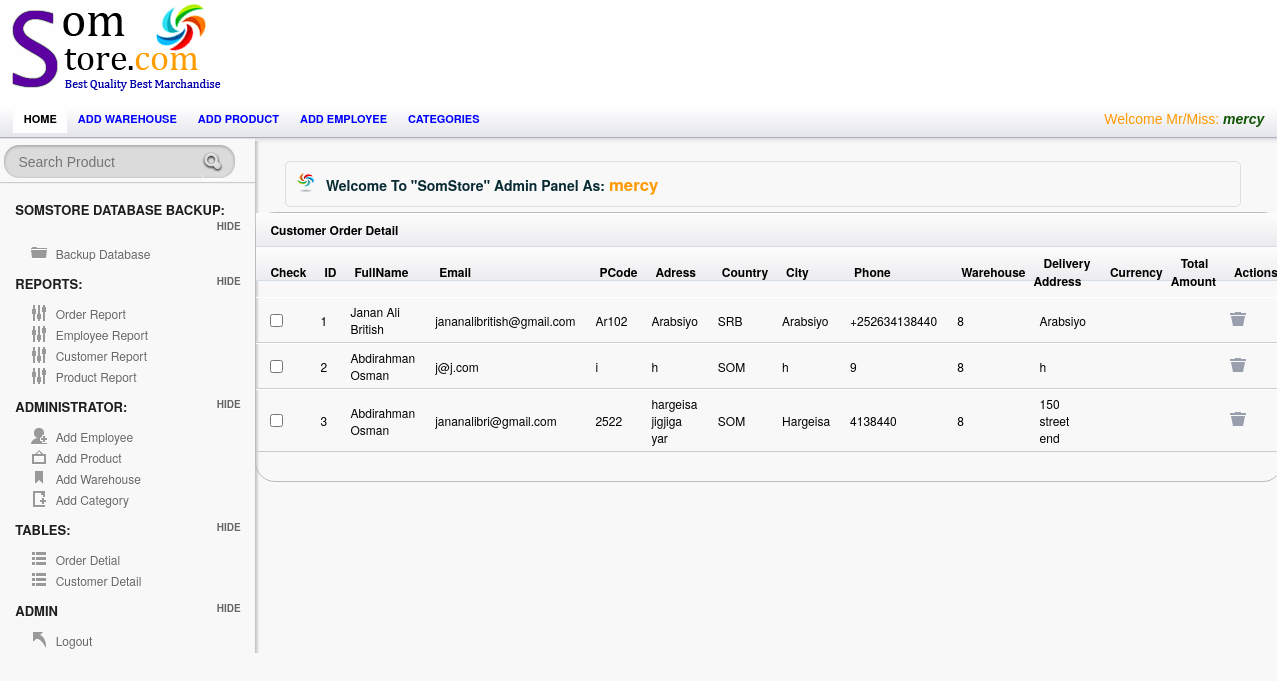
/Admin/order.php (signed in), run on the app's committed database.
### tables this page shows
CREATE TABLE `employee` (
  `Employee_ID` int(95) NOT NULL,
  `Employee_Name` varchar(25) NOT NULL,
  `Username` varchar(25) NOT NULL,
  `Password` varchar(25) NOT NULL,
  `Picture` varchar(255) NOT NULL
);

CREATE TABLE `payment` (
  `order_ID` int(255) NOT NULL,
  `Full_Name` varchar(25) NOT NULL,
  `Email` varchar(55) NOT NULL,
  `Postal_Code` varchar(55) NOT NULL,
  `Address` varchar(55) NOT NULL,
  `Country` varchar(55) NOT NULL,
  `City` varchar(55) NOT NULL,
  `Phone` varchar(55) NOT NULL,
  `Warehouse_ID` int(255) NOT NULL,
  `Dilivery_Address` varchar(75) NOT NULL,
  `Total_Amount` varchar(55) NOT NULL
);

### session.php (called while the page is built, shortened)
<?php
include('config.php');
$check=$_SESSION['login_username'];
$session=mysqli_query($mysqli, "select Username from employee where Username='$check' ");
$row=mysqli_fetch_array($session);
$login_session=$row['Username'];
?>

### Admin/order.php (the view, shortened to what this page needs)
<?php
 include("../config.php");
include("../session.php");
 ?>
<!doctype html>
<html lang="en">
<head>
	<link rel="stylesheet" href="css/layout.css" type="text/css" media="screen" />
</head>
<body>
<div id="container">
	   <div id="header">
		<div id="logo-banner">
				<div id="logo">
					<a href="index.php"><img src="images/logo.png" alt="" /></a>
				</div>
				<div id="banner">
				</div>
		</div>
		</div>
<div id="content-wrap">
	<section id="secondary_bar">
             <nav>
                <ul>
                    <li class="selected"><a href="index.php">Home</a></li>
                    <li><a href="add_warehouse.php">Add warehouse</a></li>
                    <li><a href="add_product.php">Add product</a></li>
                    <li><a href="Employee.php">Add employee</a></li>
                    <li><a href="add_category.php">Categories</a></li>
                    <li class="logout"> <span class="check"> <?php echo "Welcome Mr/Miss:   ". "<font color='##fa5400'><i><b>".$login_session."</b></i></font>" ;?> </span></li>
                </ul>
            </nav>
	</section>
<aside id="sidebar" class="column">
				<div id="search">
					<form action="searchprod.php" method="post" accept-charset="utf-8">
						<input type="text"  title="Search..." class="blink field"  placeholder="Search Product"   name='search' size=60 maxlength=100 />
						<input class="search-button" type="submit" value="Submit" />
						<div class="cl">&nbsp;</div>
					</form>
				</div>
		<hr/>
		<h3> SomStore Database Backup:</h3>
		<ul class="toggle">
		    <li class="icn_folder"><a href="Backup.php">Backup Database</a></li>
		</ul>
		<h3>Reports:</h3>
		<ul class="toggle">
		    <li class="icn_settings"><a href="OrderReports.php">Order Report</a></li>
			<li class="icn_settings"><a href="EmployeeReport.php">Employee Report</a></li>
			<li class="icn_settings"><a href="CustomerReport.php">Customer Report</a></li>
			<li class="icn_settings"><a href="ProductReport.php"> Product Report</a></li>
		</ul>
		<h3>Administrator:</h3>
		<ul class="toggle">
		    <li class="icn_add_user"><a href="Employee.php">Add Employee</a></li>
			<li class="icn_photo"><a href="add_product.php">Add Product</a></li>
			<li class="icn_tags"><a href="add_warehouse.php">Add Warehouse</a></li>
			<li class="icn_new_article"><a href="add_category.php">Add Category</a></li>
		</ul>
        <h3>Tables:</h3>
		<ul class="toggle">
		    <li class="icn_categories"><a href="order.php">Order Detial</a></li>
     		<li class="icn_categories"><a href="customerTable.php">Customer Detail</a></li>
		</ul>
		<h3>Admin</h3>
		<ul class="toggle">
			<li class="icn_jump_back"><a href="../logout.php">Logout</a></li>
		</ul>
	</aside>
	<section id="main" class="column">
		<h4 class="alert_info">Welcome To <strong>"SomStore"</strong> Admin Panel As: <?php echo "  ". "<font color='#f90'><big><b>".$login_session."</b></big></font>" ;?>  </h4>
		<?php
$result = mysqli_query($mysqli,"SELECT * FROM payment");
?>
      			<div id="tab2" class="tab_content">
  <table class="tablesorter" cellspacing="0">
      <thead>
			<thead><th colspan="15"> Customer Order Detail </th></thead>
		<thead>
   		    <th>Check</th>
			<th> ID</th>
    	      <th> FullName</th>
              <th> Email</th>
    		<th>PCode</th>
		    <th>Adress</th>
             <th>Country</th>
             <th>City</th>
              <th>Phone</th>
			  <th>Warehouse</th>
			  <th>Delivery Address</th>
			  <th>Currency</th>
			  <th>Total Amount</th>
			  <th>Actions</th>
		</thead>
		<tbody>
<?php while($row = mysqli_fetch_array($result))
  {?>
    <tr>
    <td><input type="checkbox"></td>
    <td><?Php echo $row['order_ID']; ?></td>
    <td><?php echo $row['Full_Name']; ?></td>
   <td><?php echo $row['Email']; ?></td>
	<td><?php echo $row['Postal_Code']; ?></td>
	<td><?php echo $row['Address']; ?></td>
	<td><?php echo $row['Country']; ?></td>
	<td><?php echo $row['City']; ?></td>
	<td><?php echo $row['Phone']; ?></td>
	<td><?php echo $row['Warehouse_ID']; ?></td>
	<td><?php echo $row['Dilivery_Address']; ?></td>
	<td><?php echo $row['Currency']; ?></td>
	<td><?php echo $row['Total_Amount']; ?></td>
    <td> <a href="PaymentDelete.php?delete=<?php echo $row['order_ID']; ?>" onClick="del(this);" title="Delete" ><input type="image" src="images/icn_trash.png" title="Trash">  </a></td>
    </tr
  <?php }mysqli_close($mysqli);?>
</table>
			</div>
		<div class="spacer"></div>
	</section>
       </div>
</div>
</body>
</html>

### data on the page
employee: Username "mercy"
payment: order_ID "1", Full_Name "Janan Ali British", Email "jananalibritish@gmail.com", Postal_Code "Ar102", Address "Arabsiyo", Country "SRB", City "Arabsiyo", Phone "+252634138440", Warehouse_ID "8", Dilivery_Address "Arabsiyo"
payment: order_ID "2", Full_Name "Abdirahman Osman", Email "j@j.com", Postal_Code "i", Address "h", Country "SOM", City "h", Phone "9", Warehouse_ID "8", Dilivery_Address "h"
payment: order_ID "3", Full_Name "Abdirahman Osman", Email "jananalibri@gmail.com", Postal_Code "2522", Address "hargeisa jigjiga yar", Country "SOM", City "Hargeisa", Phone "4138440", Warehouse_ID "8", Dilivery_Address "150 street end"
